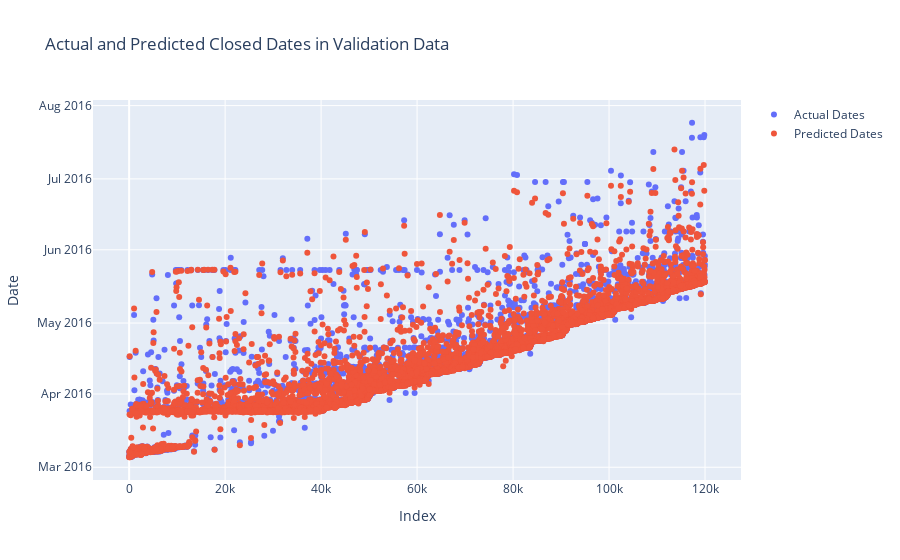

The code cell stored with this chart in its notebook:
### Code cell
fig = go.Figure()
fig.add_trace(go.Scatter(x=valid_closed.index.values, y=valid_closed.actual_close_date,
                    mode='markers', name='Actual Dates'))
fig.add_trace(go.Scatter(x=valid_closed.index.values, y=valid_closed.predicted_close_date,
                    mode='markers', name='Predicted Dates'))
fig.update_layout(title='Actual and Predicted Closed Dates in Validation Data',
                   xaxis_title='Index',
                   yaxis_title='Date')
fig.show()

### Figure 1 — Plotly figure (JSON) as saved in the notebook; plotly's stock layout.template omitted (floating-point values rounded to 4 significant figures; data arrays with more than 128 entries replaced by an {"elided": "..."} marker saying what was removed)
{"data": [{"mode": "markers", "name": "Actual Dates", "type": "scatter", "x": {"elided": "6065 int values"}, "y": {"elided": "6065 str values"}}, {"mode": "markers", "name": "Predicted Dates", "type": "scatter", "x": {"elided": "6065 int values"}, "y": {"elided": "6065 str values"}}], "layout": {"title": {"text": "Actual and Predicted Closed Dates in Validation Data"}, "xaxis": {"title": {"text": "Index"}}, "yaxis": {"title": {"text": "Date"}}}}
